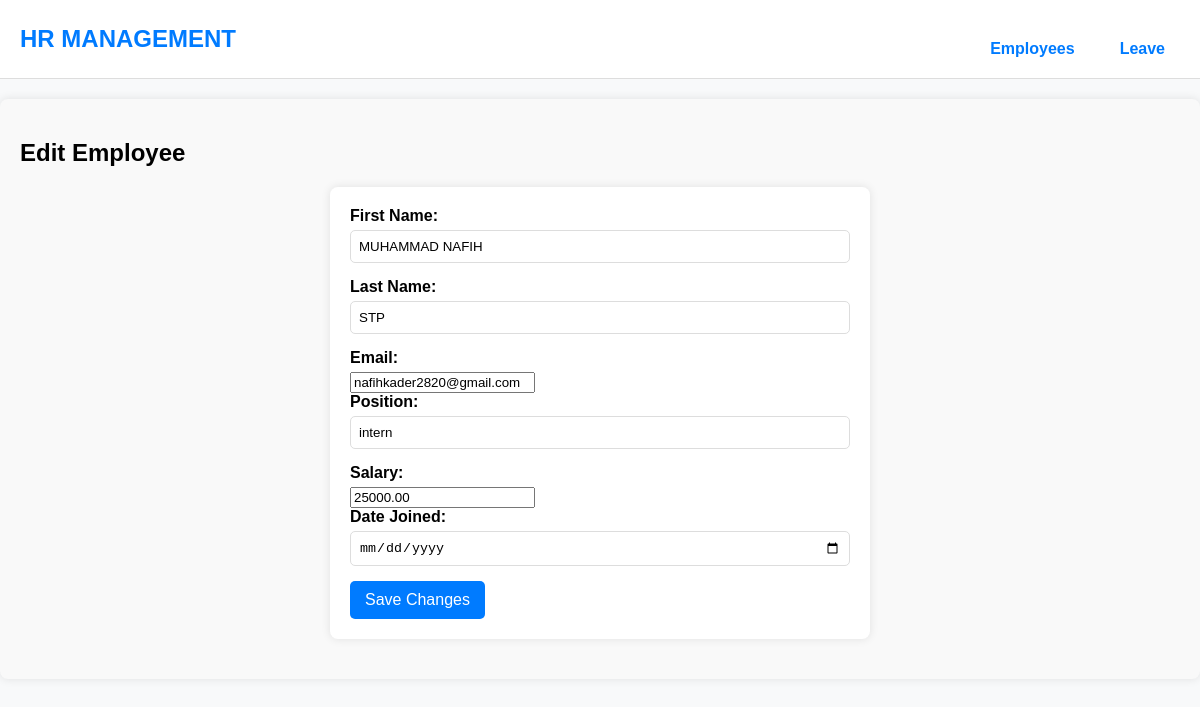
Page /employees/update/12/ on the committed database.
### employee/models.py (models this page shows, shortened)
class Employee(models.Model):
    first_name = models.CharField(max_length=100)
    last_name = models.CharField(max_length=100)
    email = models.EmailField(unique=True)
    salary = models.DecimalField(max_digits=10, decimal_places=2)
    position = models.CharField(max_length=100,null=True)
    date_joined = models.DateField(default=0)
    annual_leave_balance = models.IntegerField(default=12)
    monthly_leave_balance = models.IntegerField(default=2)
    bonus = models.DecimalField(max_digits=10, decimal_places=2, default=0.00)
    deductions = models.DecimalField(max_digits=10, decimal_places=2, default=0.00)

### employee/views.py (the view, shortened to what this page needs)
# urls.py: path('employees/update/<int:id>/', views.employee_update, name='employee_update'),
def employee_update(request, id):
    employee = Employee.objects.get(id=id)
    return render(request, 'employee_update.html', {'employee': employee})

### templates/employee_update.html (shortened to what this page needs)
{% extends "index.html" %}
{% block content %}
  <h2>Edit Employee</h2>
  <form method="post">
    <label for="first_name">First Name:</label>
    <input type="text" id="first_name" name="first_name" value="{{ employee.first_name }}" required>
    <br>
    <label for="last_name">Last Name:</label>
    <input type="text" id="last_name" name="last_name" value="{{ employee.last_name }}" required>
    <br>
    <label for="email">Email:</label>
    <input type="email" id="email" name="email" value="{{ employee.email }}" required>
    <br>
    <label for="position">Position:</label>
    <input type="text" id="position" name="position" value="{{ employee.position }}" required>
    <br>
    <label for="salary">Salary:</label>
    <input type="number" id="salary" name="salary" step="0.01" value="{{ employee.salary }}" required>
    <br>
    <label for="date_joined">Date Joined:</label>
    <input type="date" id="date_joined" name="date_joined" value="{{ employee.date_joined }}" required>
    <br>
    <button type="submit">Save Changes</button>
  </form>
{% endblock %}

### employee/static/css/style.css (style rules this page uses)
body { font-family: Arial, sans-serif; background-color: #f8f9fa; margin: 0; padding: 0; }
form { background-color: white; padding: 20px; border-radius: 8px; box-shadow: 0 0 10px rgba(0, 0, 0, 0.1); max-width: 500px; margin: 20px auto; }
form label { display: block; margin-bottom: 5px; font-weight: bold; }
form input[type="date"], form input[type="text"] { width: 100%; padding: 8px; margin-bottom: 15px; border: 1px solid #ddd; border-radius: 5px; box-sizing: border-box; }
form button { background-color: #007bff; border: none; color: white; padding: 10px 15px; font-size: 16px; border-radius: 5px; cursor: pointer; }

### rows in the picture
Employee: first_name "MUHAMMAD NAFIH", last_name "STP", email "nafihkader2820@gmail.com", position "intern", salary "25000.00"
